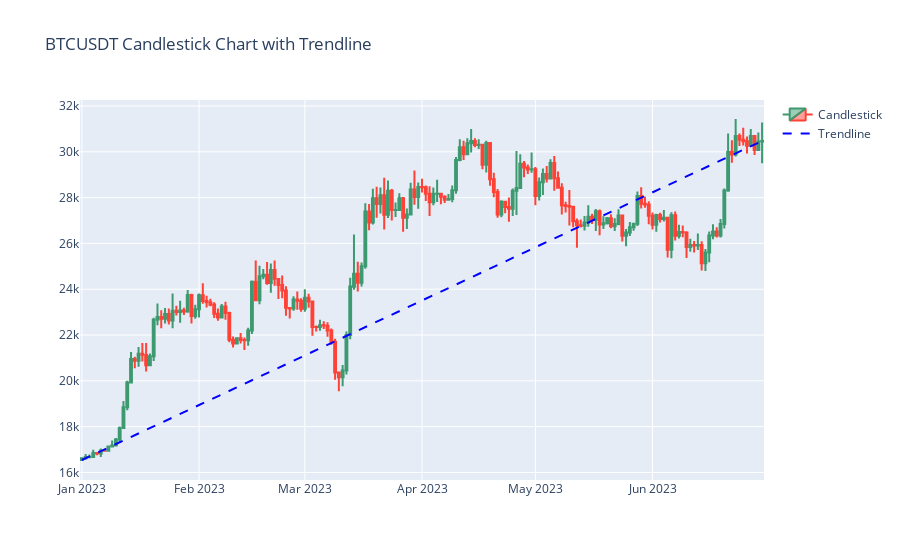

Source (notebook cell):
### Code cell
# Create a trace for the candlestick chart
trace_candlestick = go.Candlestick(
    x=data_daily.index,
    open=data_daily['Open'],
    high=data_daily['High'],
    low=data_daily['Low'],
    close=data_daily['Close'],
    name='Candlestick'
)

# Create a trace for the trendline
trace_trendline = go.Scatter(
    x=[data_daily.index[0], data_daily.index[-1]],
    y=[data_daily['Open'].iloc[0], data_daily['Close'].iloc[-1]],
    mode='lines',
    line=dict(color='blue', width=2, dash='dash'),
    name='Trendline'
)

# Create the figure
fig = go.Figure(data=[trace_candlestick, trace_trendline])

# Set layout options
fig.update_layout(
    title='BTCUSDT Candlestick Chart with Trendline',
    xaxis_rangeslider_visible=False
)

# Show the plot
fig.show()

### Figure 1 — Plotly figure (JSON) as saved in the notebook; plotly's stock layout.template omitted (floating-point values rounded to 4 significant figures; data arrays with more than 128 entries replaced by an {"elided": "..."} marker saying what was removed)
{"data": [{"close": {"elided": "181 float values"}, "high": {"elided": "181 float values"}, "low": {"elided": "181 float values"}, "name": "Candlestick", "open": {"elided": "181 float values"}, "type": "candlestick", "x": {"elided": "181 str values"}}, {"line": {"color": "blue", "dash": "dash", "width": 2}, "mode": "lines", "name": "Trendline", "type": "scatter", "x": ["2023-01-01T00:00:00", "2023-06-30T00:00:00"], "y": [16540.0, 30472]}], "layout": {"autosize": true, "dragmode": "pan", "title": {"text": "BTCUSDT Candlestick Chart with Trendline"}, "xaxis": {"autorange": false, "range": ["2022-12-31 12:00", "2023-06-30 12:00"], "rangeslider": {"visible": false, "yaxis": {}}, "showspikes": false, "type": "date"}, "yaxis": {"autorange": false, "range": [15670.0, 32260.0], "showspikes": false, "type": "linear"}}}
